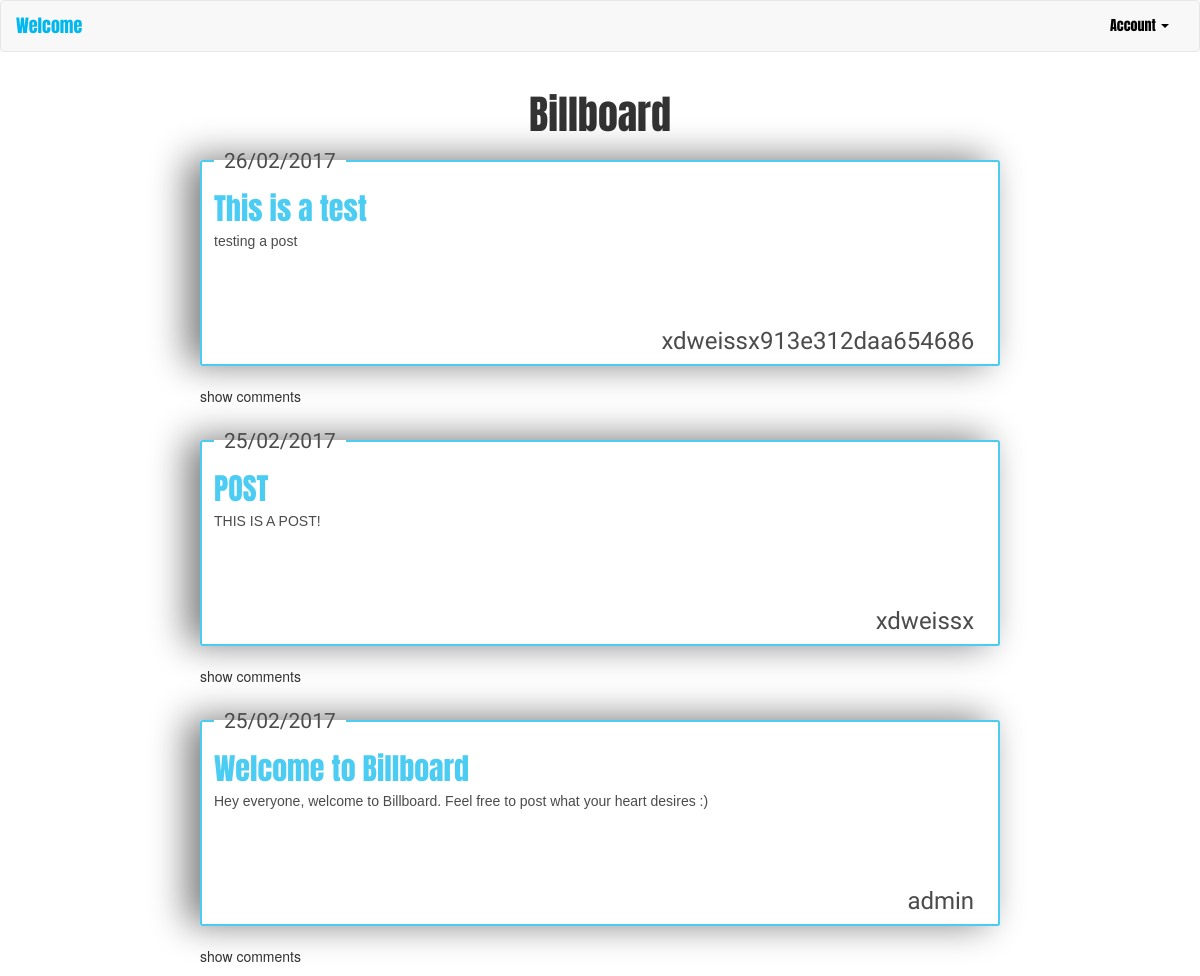
/board/guest, run on an earlier commit of the app's database.
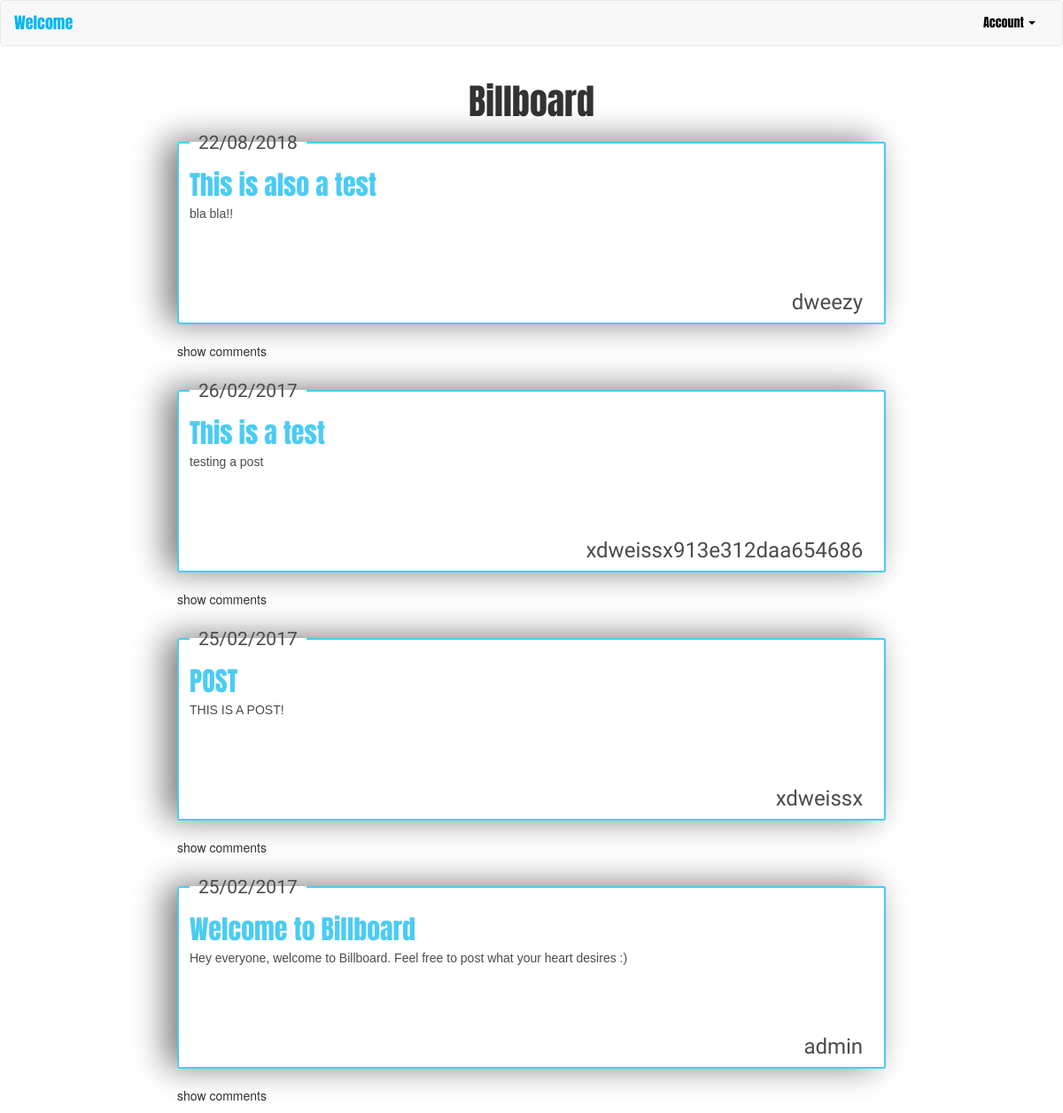
And on a later commit of the database.
### board/models.py (models this page shows, shortened)
class BoardPost(models.Model):
    author = models.CharField(max_length=20)
    title = models.CharField(max_length=200)
    text = models.TextField()
    created_date = models.DateField(default=timezone.now)

### board/views.py (the view)
def guest(request):
    posts = BoardPost.objects.filter(created_date__lte=timezone.now()).order_by('id').reverse()
    return render(request, 'guest.html', {'posts': posts})

### templates/guest.html (shortened to what this page needs)
{% extends 'base.html' %}
{% block content %}
<div class="container">
    <h1 class="text-center board_title">Billboard</h1>
    <div id = "post_container">
    {% if posts %}
        {% for post in posts %}
                <div class="center-block">
                    <fieldset class = "post_div" id = "#post_{{post.id}}">
                        <legend class="post_date">{{post.created_date|date:"d/m/Y"}}</legend>
                        <span class="post_title">{{post.title}}</span>
                        <span class="post_text">{{post.text}}</span>
                        <span class="post_author">{{post.author}}</span>
                    </fieldset>
                    <div class = "comments_div" id="{{post.id}}">
                            <div class = "add_show_comments" >
                                <span class = "comment_button show_comments" id = "show_comments_{{post.id}}">show comments</span>
                            </div>
                    </div>
                </div>
        {% endfor %}
    {% else %}
        <div id="alert">
            <div class="text-center">No Messages....</div>
            <div class="text-center">Click the '+' button to add a new message</div>
        </div>
    {% endif %}
    </div>
</div>
{% endblock %}

What changed in the data, as far as the page shows it:
added BoardPost: created_date "22/08/2018", title "This is also a test", text "bla bla!!", author "dweezy"
